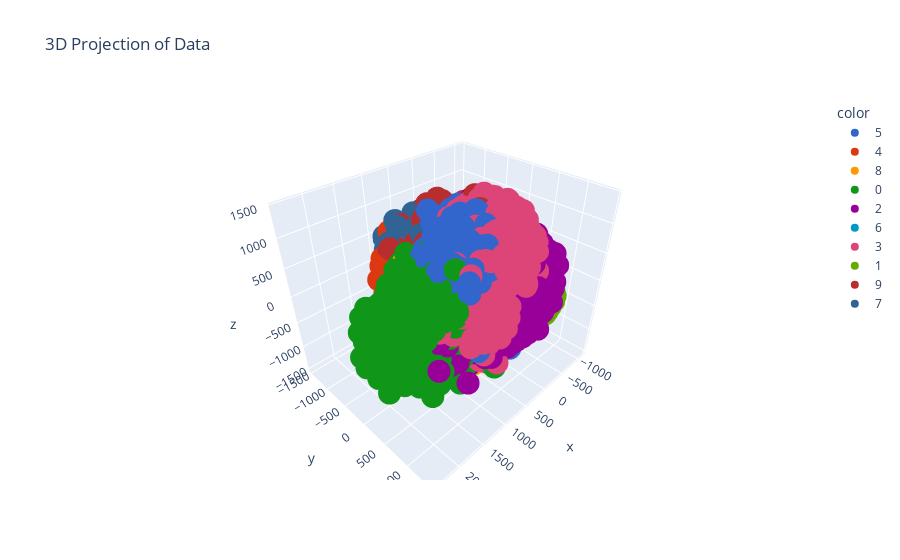

Notebook code cell kept with this figure:
### Code cell
import plotly.express as px

# For a DataFrame, use .values.ravel() or .to_numpy().ravel()
y_train_trf = y_train.values.ravel().astype(str)
# Alternatively: y_train_trf = y_train.to_numpy().ravel().astype(str)

fig = px.scatter_3d(
    x=x_train[:, 0], 
    y=x_train[:, 1],
    z=x_train[:,2], 
    color=y_train_trf,
    color_discrete_sequence=px.colors.qualitative.G10,
    title="3D Projection of Data"
)
fig.show()

### Figure 1 — Plotly figure (JSON) as saved in the notebook; plotly's stock layout.template omitted (floating-point values rounded to 4 significant figures; data arrays with more than 128 entries replaced by an {"elided": "..."} marker saying what was removed)
{"data": [{"hovertemplate": "color=5<br>x=%{x}<br>y=%{y}<br>z=%{z}<extra></extra>", "legendgroup": "5", "marker": {"color": "#3366CC", "symbol": "circle"}, "mode": "markers", "name": "5", "scene": "scene", "showlegend": true, "type": "scatter3d", "x": {"elided": "5040 float values"}, "y": {"elided": "5040 float values"}, "z": {"elided": "5040 float values"}}, {"hovertemplate": "color=4<br>x=%{x}<br>y=%{y}<br>z=%{z}<extra></extra>", "legendgroup": "4", "marker": {"color": "#DC3912", "symbol": "circle"}, "mode": "markers", "name": "4", "scene": "scene", "showlegend": true, "type": "scatter3d", "x": {"elided": "5529 float values"}, "y": {"elided": "5529 float values"}, "z": {"elided": "5529 float values"}}, {"hovertemplate": "color=8<br>x=%{x}<br>y=%{y}<br>z=%{z}<extra></extra>", "legendgroup": "8", "marker": {"color": "#FF9900", "symbol": "circle"}, "mode": "markers", "name": "8", "scene": "scene", "showlegend": true, "type": "scatter3d", "x": {"elided": "5468 float values"}, "y": {"elided": "5468 float values"}, "z": {"elided": "5468 float values"}}, {"hovertemplate": "color=0<br>x=%{x}<br>y=%{y}<br>z=%{z}<extra></extra>", "legendgroup": "0", "marker": {"color": "#109618", "symbol": "circle"}, "mode": "markers", "name": "0", "scene": "scene", "showlegend": true, "type": "scatter3d", "x": {"elided": "5560 float values"}, "y": {"elided": "5560 float values"}, "z": {"elided": "5560 float values"}}, {"hovertemplate": "color=2<br>x=%{x}<br>y=%{y}<br>z=%{z}<extra></extra>", "legendgroup": "2", "marker": {"color": "#990099", "symbol": "circle"}, "mode": "markers", "name": "2", "scene": "scene", "showlegend": true, "type": "scatter3d", "x": {"elided": "5610 float values"}, "y": {"elided": "5610 float values"}, "z": {"elided": "5610 float values"}}, {"hovertemplate": "color=6<br>x=%{x}<br>y=%{y}<br>z=%{z}<extra></extra>", "legendgroup": "6", "marker": {"color": "#0099C6", "symbol": "circle"}, "mode": "markers", "name": "6", "scene": "scene", "showlegend": true, "type": "scatter3d", "x": {"elided": "5480 float values"}, "y": {"elided": "5480 float values"}, "z": {"elided": "5480 float values"}}, {"hovertemplate": "color=3<br>x=%{x}<br>y=%{y}<br>z=%{z}<extra></extra>", "legendgroup": "3", "marker": {"color": "#DD4477", "symbol": "circle"}, "mode": "markers", "name": "3", "scene": "scene", "showlegend": true, "type": "scatter3d", "x": {"elided": "5708 float values"}, "y": {"elided": "5708 float values"}, "z": {"elided": "5708 float values"}}, {"hovertemplate": "color=1<br>x=%{x}<br>y=%{y}<br>z=%{z}<extra></extra>", "legendgroup": "1", "marker": {"color": "#66AA00", "symbol": "circle"}, "mode": "markers", "name": "1", "scene": "scene", "showlegend": true, "type": "scatter3d", "x": {"elided": "6277 float values"}, "y": {"elided": "6277 float values"}, "z": {"elided": "6277 float values"}}, {"hovertemplate": "color=9<br>x=%{x}<br>y=%{y}<br>z=%{z}<extra></extra>", "legendgroup": "9", "marker": {"color": "#B82E2E", "symbol": "circle"}, "mode": "markers", "name": "9", "scene": "scene", "showlegend": true, "type": "scatter3d", "x": {"elided": "5538 float values"}, "y": {"elided": "5538 float values"}, "z": {"elided": "5538 float values"}}, {"hovertemplate": "color=7<br>x=%{x}<br>y=%{y}<br>z=%{z}<extra></extra>", "legendgroup": "7", "marker": {"color": "#316395", "symbol": "circle"}, "mode": "markers", "name": "7", "scene": "scene", "showlegend": true, "type": "scatter3d", "x": {"elided": "5790 float values"}, "y": {"elided": "5790 float values"}, "z": {"elided": "5790 float values"}}], "layout": {"legend": {"title": {"text": "color"}, "tracegroupgap": 0}, "scene": {"domain": {"x": [0, 1], "y": [0, 1]}, "xaxis": {"title": {"text": "x"}}, "yaxis": {"title": {"text": "y"}}, "zaxis": {"title": {"text": "z"}}}, "title": {"text": "3D Projection of Data"}}}
